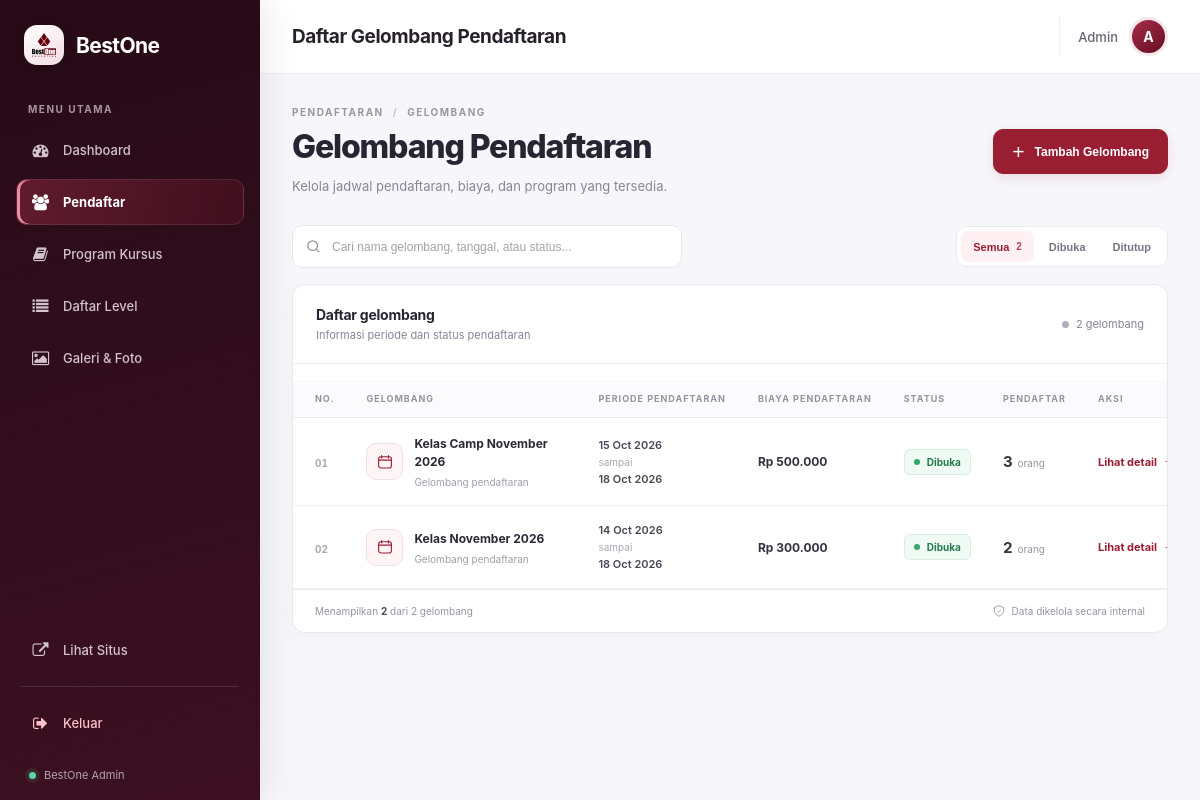
The page /admin/pendaftar (signed in) on the database its author committed.
### models/database.py (models this page shows, shortened)
class Periode(db.Model):
    __tablename__ = 'periode'
    id = db.Column(db.Integer, primary_key=True)
    nama = db.Column(db.String(100), nullable=False)
    mulai = db.Column(db.DateTime)
    selesai = db.Column(db.DateTime)
    kelas_mulai = db.Column(db.DateTime)
    program_dibuka = db.Column(db.String(255))
    level_dibuka = db.Column(db.Text, nullable=True)
    biaya = db.Column(db.Integer)
    diskon = db.Column(db.Integer)
    link_grup_wa = db.Column(db.String(255))
    dibuat_pada = db.Column(db.DateTime, default=db.func.now())
    pendaftar = db.relationship('Pendaftar', backref='periode', lazy=True, cascade='all, delete-orphan')
    @property
    def biaya_akhir(self):
        if not self.biaya:
            return 0
        if not self.diskon:
            return self.biaya
        return int(self.biaya * (100 - self.diskon) / 100)
    @property
    def sedang_aktif(self):
        from datetime import datetime
        sekarang = datetime.now()
        if self.mulai and self.selesai:
            return self.mulai <= sekarang <= self.selesai
        if self.mulai:
            return sekarang >= self.mulai
        if self.selesai:
            return sekarang <= self.selesai
        return False

### routes/admin/pendaftar.py (the view)
@pendaftar_bp.route('/pendaftar')
def pendaftar():
    cek = cek_login()
    if cek: return cek
    daftar_periode = Periode.query.order_by(Periode.dibuat_pada.desc()).all()
    daftar_program = ProgramKursus.query.order_by(ProgramKursus.nama).all()
    daftar_level = Level.query.order_by(Level.nama).all()
    return render_template('admin/pendaftar.html',
        halaman='pendaftar',
        daftar_periode=daftar_periode,
        daftar_program=daftar_program,
        daftar_level=daftar_level,
    )

### app.py (called while the page is built)
@app.before_request
def force_https():
    if request.headers.get("X-Forwarded-Proto") == "https":
        request.environ["wsgi.url_scheme"] = "https"

### routes/admin/pendaftar.py (called while the page is built)
def cek_login():
    if not session.get('admin_logged_in'):
        return redirect(url_for('login.login'))

### templates/admin/pendaftar.html (shortened to what this page needs)
{% extends "admin/base_admin.html" %}
{% block judul_halaman %}Daftar Gelombang Pendaftaran{% endblock %}
{% block isi %}
<div class="gelombang-header">
  <div class="gelombang-heading">
    <div class="gelombang-breadcrumb">
      <span>PENDAFTARAN</span>
      <span class="breadcrumb-separator">/</span>
      <span>GELOMBANG</span>
    </div>
    <h2>Gelombang Pendaftaran</h2>
    <p>Kelola jadwal pendaftaran, biaya, dan program yang tersedia.</p>
  </div>
  <button class="btn-utama" id="btnBukaModalTambah" type="button">
    <span class="ikon-plus">+</span>
    Tambah Gelombang
  </button>
</div>
<div class="gelombang-toolbar">
  <div class="gelombang-search">
    <svg viewBox="0 0 24 24" fill="none" aria-hidden="true">
      <circle cx="10.8" cy="10.8" r="6.8"></circle>
      <path d="m16 16 4 4"></path>
    </svg>
    <input
      type="text"
      id="cariPeriode"
      placeholder="Cari nama gelombang, tanggal, atau status..."
      autocomplete="off"
    >
  </div>
  <div class="filter-status" role="group" aria-label="Filter status gelombang">
    <button type="button" class="filter-status-btn aktif-filter" data-filter="semua">
      Semua <span class="filter-jumlah">{{ daftar_periode|length }}</span>
    </button>
    <button type="button" class="filter-status-btn" data-filter="aktif">
      Dibuka
    </button>
    <button type="button" class="filter-status-btn" data-filter="tutup">
      Ditutup
    </button>
  </div>
</div>
<div class="gelombang-panel">
  <div class="gelombang-panel-heading">
    <div>
      <h3>Daftar gelombang</h3>
      <p>Informasi periode dan status pendaftaran</p>
    </div>
    <span class="total-gelombang">
      <span class="total-gelombang-dot"></span>
      <span id="jumlahHasil">{{ daftar_periode|length }} gelombang</span>
    </span>
  </div>
  <div class="tabel-wrapper">
    <table class="tabel-data" id="tabelPeriode">
      <thead>
        <tr>
          <th class="kolom-no">NO.</th>
          <th>GELOMBANG</th>
          <th>PERIODE PENDAFTARAN</th>
          <th>BIAYA PENDAFTARAN</th>
          <th>STATUS</th>
          <th>PENDAFTAR</th>
          <th class="kolom-aksi">AKSI</th>
        </tr>
      </thead>
      <tbody>
        {% for p in daftar_periode %}
        <tr
          class="baris-periode"
          data-status="{{ 'aktif' if p.sedang_aktif else 'tutup' }}"
        >
          <td class="kolom-no">
            <span class="nomor-baris">{{ '%02d'|format(loop.index) }}</span>
          </td>
          <td class="sel-gelombang">
            <div class="nama-gelombang">
              <span class="gelombang-mark">
                <svg viewBox="0 0 24 24" fill="none" aria-hidden="true">
                  <rect x="3.5" y="5" width="17" height="15" rx="3"></rect>
                  <path d="M7.5 3.5v3M16.5 3.5v3M3.5 9.5h17"></path>
                </svg>
              </span>
              <div class="nama-gelombang-info">
                <strong>{{ p.nama }}</strong>
                <span>Gelombang pendaftaran</span>
              </div>
            </div>
          </td>
          <td>
            <div class="tanggal-periode">
              {% if p.mulai and p.selesai %}
                <strong>{{ p.mulai.strftime('%d %b %Y') }}</strong>
                <span>sampai</span>
                <strong>{{ p.selesai.strftime('%d %b %Y') }}</strong>
              {% elif p.mulai %}
                <strong>{{ p.mulai.strftime('%d %b %Y') }}</strong>
                <span>Tanggal mulai</span>
              {% elif p.selesai %}
                <strong>{{ p.selesai.strftime('%d %b %Y') }}</strong>
                <span>Batas pendaftaran</span>
              {% else %}
                <span class="data-kosong">Belum ditentukan</span>
              {% endif %}
            </div>
          </td>
          <td>
            {% if p.biaya %}
              <div class="biaya-info">
                <strong>Rp {{ "{:,}".format(p.biaya_akhir).replace(',', '.') }}</strong>
              </div>
            {% else %}
              <span class="data-kosong">Tidak ditentukan</span>
            {% endif %}
          </td>
          <td>
            {% if p.sedang_aktif %}
              <span class="status-pill status-dibuka">
                <span class="status-indikator"></span>
                Dibuka
              </span>
            {% else %}
              <span class="status-pill status-ditutup">
                <span class="status-indikator"></span>
                Ditutup
              </span>
            {% endif %}
          </td>
          <td>
            <div class="pendaftar-info">
              <span class="pendaftar-angka">{{ p.pendaftar|length }}</span>
              <span>orang</span>
            </div>
          </td>
          <td class="kolom-aksi">
            <div class="aksi-modern">
              <a
                href="{{ url_for('admin_pendaftar.detail', periode_id=p.id) }}"
                class="aksi-detail"
                title="Lihat detail gelombang"
              >
                Lihat detail
                <svg viewBox="0 0 24 24" fill="none" aria-hidden="true">
                  <path d="M5 12h14M13 5l7 7-7 7"></path>
                </svg>
              </a>
            </div>
          </td>
        </tr>
        {% endfor %}
      </tbody>
    </table>
  </div>
  <div class="gelombang-panel-footer">
    <span>Menampilkan <strong id="jumlahTerlihat">{{ daftar_periode|length }}</strong> dari {{ daftar_periode|length }} gelombang</span>
    <span class="footer-aman">
      <svg viewBox="0 0 24 24" fill="none" aria-hidden="true">
        <path d="M12 3 20 6v5c0 5-3.5 8-8 10-4.5-2-8-5-8-10V6l8-3Z"></path>
        <path d="m9 12 2 2 4-4"></path>
      </svg>
      Data dikelola secara internal
    </span>
  </div>
</div>
{% endblock %}

### static/css/admin/base.css (style rules this page uses)
* { margin: 0; padding: 0; box-sizing: border-box; }
body { font-family: system-ui, -apple-system, sans-serif; background: #f4f6f9; color: #1f2937; min-height: 100vh; }
:root { --admin-primary: #8e1932; --admin-primary-dark: #650e22; --admin-sidebar: #270b17; --admin-sidebar-bottom: #3c1021; --admin-text: #20202b; --admin-muted: #8b8b9b; --admin-border: #eeedf2; --admin-bg: #f7f7fb; --admin-radius: 14px; }
body { background: var(--admin-bg); color: var(--admin-text); font-family: Inter, system-ui, -apple-system, sans-serif; }
.tabel-wrapper { overflow-x: auto; margin-top: 16px; }
.tabel-data { width: 100%; border-collapse: collapse; }
.tabel-data th, .tabel-data td { padding: 14px 12px; text-align: left; border-bottom: 1px solid #f0f0f0; font-size: 14px; }
.tabel-data th { background: #f9fafb; font-weight: 600; color: #374151; }

### rows shown on the page
Periode: index "01", nama "Kelas Camp November 2026", mulai "15 Oct 2026", selesai "18 Oct 2026", biaya+diskon "500.000", shows "Dibuka", pendaftar|length "3"
Periode: index "02", nama "Kelas November 2026", mulai "14 Oct 2026", selesai "18 Oct 2026", biaya+diskon "300.000", shows "Dibuka", pendaftar|length "2"

### other values the page prints
{{ daftar_periode|length }} "2"
